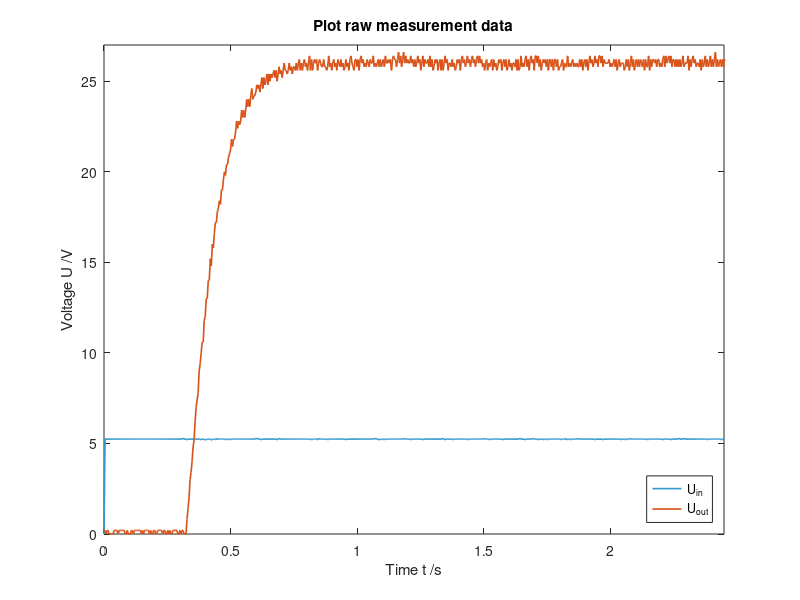

Source code (MATLAB): (Note: this script raises an error after producing the figure.)
load('measurement_data.mat');
% Spalte 1: Zeit (t) in Sekunden
% Spalte 2: Eingangsspannung (U_in) in Volt
% Spalte 3: Ausgangsspannung (U_out) in Volt
t     = raw_data_new(:, 1);
U_in  = raw_data_new(:, 2);
U_out = raw_data_new(:, 3);

% 2. Plot erstellen
figure
hold on;

% Daten plotten mit den Farben aus dem Screenshot
plot(t, U_in, 'LineWidth', 1.2, 'Color', [0.2, 0.6, 0.8]);  % Blau für U_in
plot(t, U_out, 'LineWidth', 1.2, 'Color', [0.85, 0.33, 0.1]); % Orange/Rot für U_out

title('Plot raw measurement data')
box on;

% 3. Beschriftungen und Achsen anpassen (exakt wie im Screenshot)
xlabel('Time t /s');
ylabel('Voltage U /V');

% Achsenbegrenzung definieren (passend zum Bildausschnitt)
xlim([0, 2.45]);
ylim([0, 27]);

% 4. Legende hinzufügen und formatieren
lgd = legend('U_{in}', 'U_{out}', 'Location', 'southeast');
lgd.FontSize = 14;

hold off;
